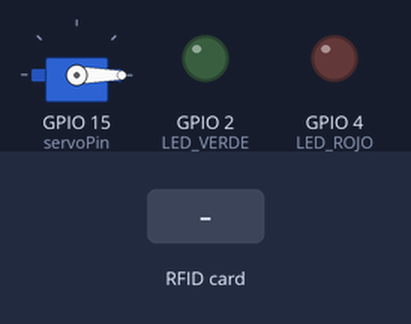
A sketch run on a simulated ESP32. Parts: servo, output pins drawn as LEDs (lit = HIGH). Inputs (shaded band) come from the test bench. WiFi joins after 1.5 s; servers stay silent unless stated; uploads are accepted with an empty reply; not simulated (calls return 0 or success): secrets.h; what the sketch prints to the serial monitor is not drawn.

Above: at 2.7 s.
2.8 s: RFID card 32 AA 54 21 held to the reader
At 3.2 s:
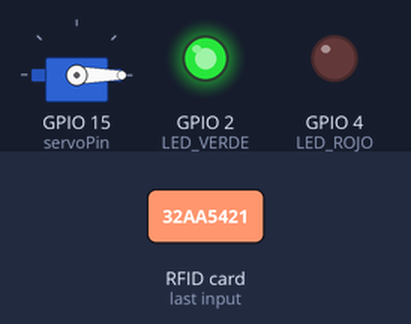
At 4.2 s:
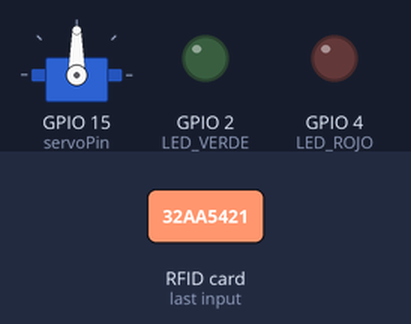
4.8 s: RFID card 5E 7A 19 C4 held to the reader
At 6.8 s:
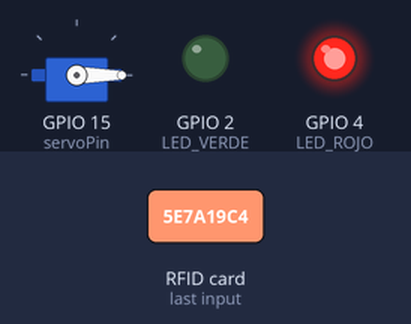
Timing chart, 0 to 8.5 s (numbered marks = the images above; inputs shaded):
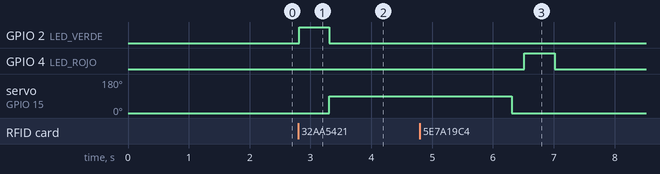

Measured:
- after the input at 2.8 s, GPIO 2 (LED_VERDE): LOW → HIGH at once, → LOW 0.50 s later; servo on GPIO 15 (servoPin): 0° → 90° after 0.51 s
- after the input at 4.8 s, GPIO 4 (LED_ROJO): LOW → HIGH after 1.7 s, → LOW 0.50 s later

The sketch:

AeroguardiaV1.ino
```cpp
#include <WiFi.h>
#include <HTTPClient.h>
#include <SPI.h>
#include <MFRC522.h>
#include <ESP32Servo.h>
#include "secrets.h"

// -------- WIFI --------
const char* ssid = WIFI_SSID;
const char* password = WIFI_PASSWORD;

// -------- RFID --------
#define SS_PIN 5
#define RST_PIN 22
MFRC522 rfid(SS_PIN, RST_PIN);

// -------- LEDS --------
#define LED_VERDE 2
#define LED_ROJO 4

// -------- SERVO --------
Servo servo;
int servoPin = 15;

// -------- TARJETAS --------
String uid1 = "32AA5421";
String nombre1 = "Carlo";

String uid2 = "60DB8E21";
String nombre2 = "Hector";

// -------- API --------
String apiURL = "http://192.168.100.25:3000/api/acceso";

// ID de Mongo del hangar al que pertenece este lector (se ve en la URL
// /hangar/<id> dentro de la web). El servidor lo usa para saber contra
// qué roster de tarjetas validar el UID.
String hangarId = "6a682b431175610649250f73";

unsigned long lastScan = 0;

void setup() {
  Serial.begin(115200);

  SPI.begin();
  rfid.PCD_Init();

  pinMode(LED_VERDE, OUTPUT);
  pinMode(LED_ROJO, OUTPUT);

  digitalWrite(LED_VERDE, LOW);
  digitalWrite(LED_ROJO, LOW);

  // SERVO
  servo.attach(servoPin);
  servo.write(0); // puerta cerrada

  // WIFI
  WiFi.begin(ssid, password);

  Serial.print("Conectando WiFi");
  while (WiFi.status() != WL_CONNECTED) {
    delay(500);
    Serial.print(".");
  }

  Serial.println("\nWiFi conectado");
}

void loop() {

  if (!rfid.PICC_IsNewCardPresent() || !rfid.PICC_ReadCardSerial()) return;

  if (millis() - lastScan < 2000) return;
  lastScan = millis();

  String uid = "";
  for (byte i = 0; i < rfid.uid.size; i++) {
    if (rfid.uid.uidByte[i] < 0x10) uid += "0";
    uid += String(rfid.uid.uidByte[i], HEX);
  }
  uid.toUpperCase();

  Serial.println("UID: " + uid);

  String nombre = "DESCONOCIDO";

  if (uid == uid1) {
    nombre = nombre1;
  } else if (uid == uid2) {
    nombre = nombre2;
  }

  if (nombre != "DESCONOCIDO") {
    accesoPermitido();
    abrirPuerta();
  } else {
    accesoDenegado();
  }

  enviarEvento(uid);

  rfid.PICC_HaltA();
}

// -------- LED VERDE --------
void accesoPermitido() {
  digitalWrite(LED_VERDE, HIGH);
  delay(500);
  digitalWrite(LED_VERDE, LOW);
}

// -------- LED ROJO --------
void accesoDenegado() {
  digitalWrite(LED_ROJO, HIGH);
  delay(500);
  digitalWrite(LED_ROJO, LOW);
}

// -------- SERVO --------
void abrirPuerta() {
  Serial.println("Abriendo puerta");

  servo.write(90); // abrir
  delay(3000);

  servo.write(0); // cerrar
  Serial.println("Cerrando puerta");
}

// -------- ENVIAR A WEB --------
void enviarEvento(String uid) {

  HTTPClient http;
  http.begin(apiURL);
  http.addHeader("Content-Type", "application/json");
  http.addHeader("X-Device-Key", DEVICE_API_KEY);

  String body = "{\"uid\":\"" + uid + "\", \"hangarId\":\"" + hangarId + "\"}";
  http.POST(body);

  http.end();
}
```
